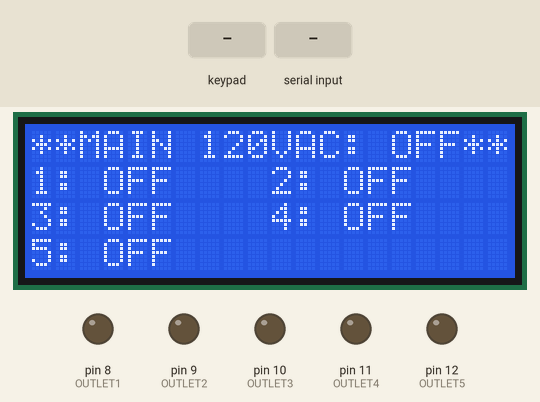
Recording of a sketch running on a simulated Arduino Mega 2560, built with avr-gcc and run on an emulated ATmega2560. Shown: 20×4 character LCD, output pins drawn as LEDs (lit = HIGH). The test bench sets the inputs (shaded band). What the sketch prints to the serial monitor is not drawn.

Above: at 1.2 s.
1.3 s: keypad keys 1 3 9 7 2 2 2 2 pressed 0.4 s apart
At 3.4 s:
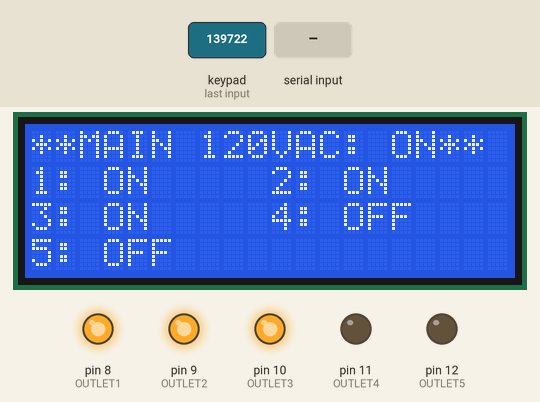
6.0 s: "90,45\n" received over Serial
At 6.8 s:
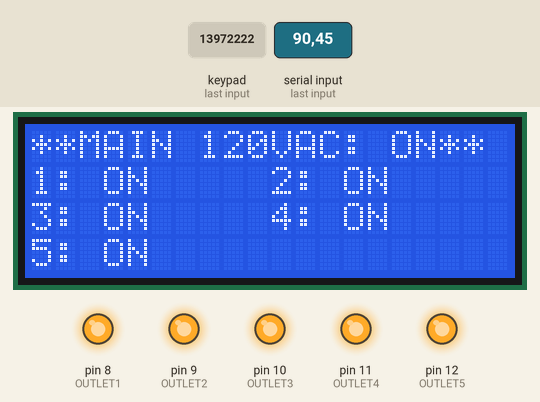
7.5 s: keypad keys 1 3 9 7 2 2 2 2 # pressed 0.4 s apart
At 10.5 s:
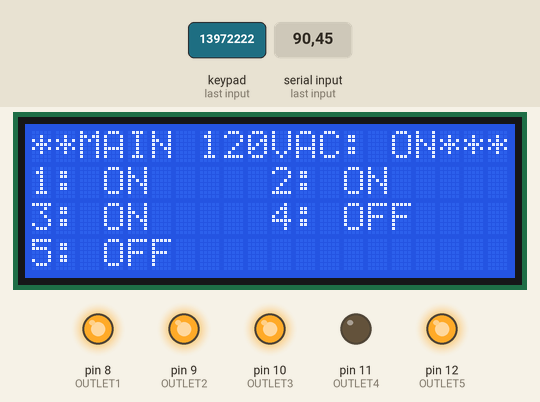
12.6 s: key '8' pressed
At 13.1 s:
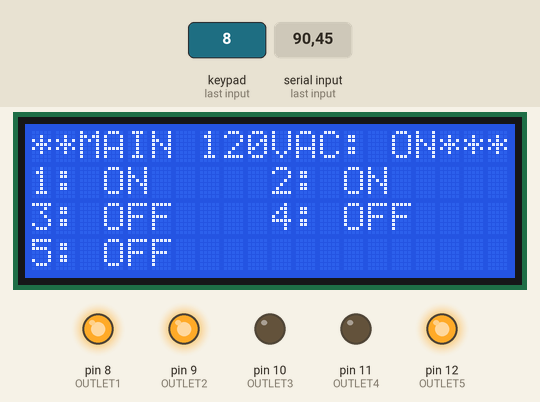
14.1 s: key '4' pressed
At 15.3 s:
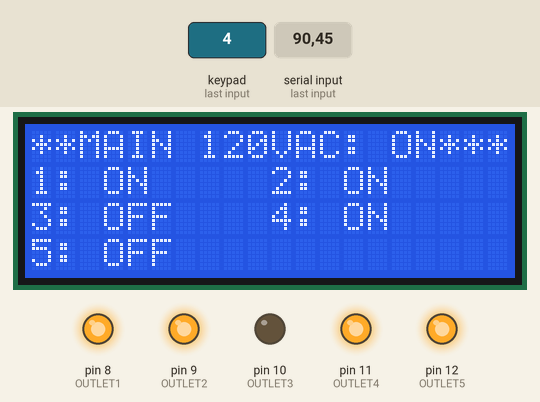
15.6 s: keypad keys 2 8 2 7 2 6 2 5 pressed 0.4 s apart
At 17.0 s:
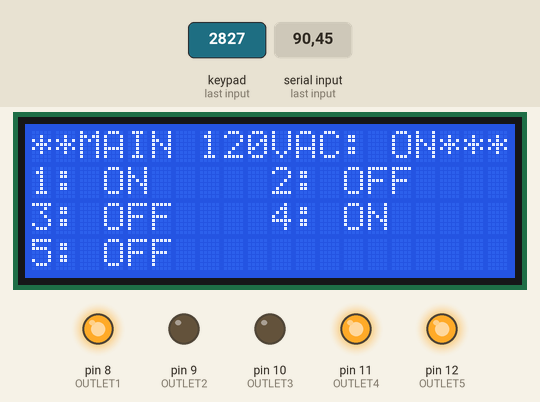
Timing chart, 0 to 19.2 s (numbered marks = the images above; inputs shaded):
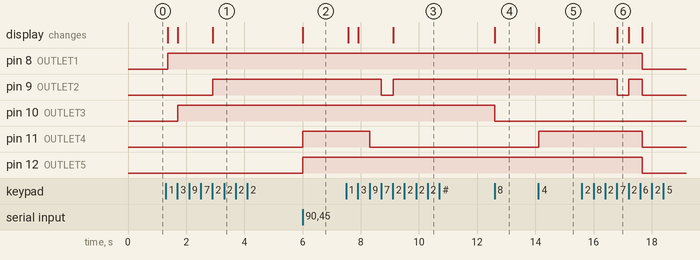

Measured:
- after the input at 1.3 s, pin 8 (OUTLET1): LOW → HIGH after 0.07 s; pin 9 (OUTLET2): LOW → HIGH after 1.6 s; pin 10 (OUTLET3): LOW → HIGH after 0.41 s; the display: first changes after 0.07 s (image 1 shows a later state)
- after the input at 6.0 s, pin 11 (OUTLET4), pin 12 (OUTLET5): LOW → HIGH at once; the display: first changes at once (image 2 shows a later state)
- after the input at 7.5 s, pin 9 (OUTLET2): HIGH → LOW after 1.2 s, → HIGH 0.40 s later; pin 11 (OUTLET4): HIGH → LOW after 0.81 s; the display: first changes after 0.07 s (image 3 shows a later state)
- after the input at 12.6 s, pin 10 (OUTLET3): HIGH → LOW at once; the display: changes at once (image 4)
- after the input at 14.1 s, pin 11 (OUTLET4): LOW → HIGH at once; the display: changes at once (image 5)
- after the input at 15.6 s, pin 8 (OUTLET1), pin 11 (OUTLET4), pin 12 (OUTLET5): HIGH → LOW after 2.1 s; pin 9 (OUTLET2): HIGH → LOW after 1.2 s, → HIGH 0.39 s later, → LOW 0.47 s later; the display: changes after 1.2 s (image 6)

The sketch:

LCD_and_keypad_Communication_4x20.ino
```cpp
#include <LiquidCrystal.h>
#include <Keypad.h>

const byte ROWS = 4; //four rows
const byte COLS = 3; //three columns
char keys[ROWS][COLS] = {
  {'1','2','3'},
  {'4','5','6'},
  {'7','8','9'},
  {'#','0','*'}
};
byte rowPins[ROWS] = {28,27,26,25}; //connect to the row pinouts of the keypad
byte colPins[COLS] = {24,23,22}; //connect to the column pinouts of the keypad

Keypad keypad = Keypad( makeKeymap(keys), rowPins, colPins, ROWS, COLS );


// digital pins for LCD display
LiquidCrystal lcd(2,3,4,5,6,7);

// digital pin outputs to switch relays
int OUTLET1 =8;
int OUTLET2 = 9;
int OUTLET3 = 10;
int OUTLET4 = 11;
int OUTLET5 =12;
int incomingByte;


void setup()
{

  // set pins to OUTPUTS for relay switching 5VDC
  pinMode(OUTLET1, OUTPUT);
  pinMode(OUTLET2, OUTPUT);
  pinMode(OUTLET3, OUTPUT);
  pinMode(OUTLET4, OUTPUT);
  pinMode(OUTLET5, OUTPUT);


  // When Starts read out 120VAC:  OFF
  lcd.begin(20,4);
  lcd.print("**MAIN 120VAC: OFF**");
  lcd.setCursor(0,1);
    lcd.print("1: OFF");
    lcd.setCursor(10,1);
    lcd.print("2: OFF");
    lcd.setCursor(0,2);
    lcd.print("3: OFF");
    lcd.setCursor(10,2);
    lcd.print("4: OFF");
    lcd.setCursor(0,3);
    lcd.print("5: OFF");

    Serial.begin(9600);
}

void loop()
{
    // read the input from keypad
    char key = keypad.getKey() - '0';
    int val = Serial.read() - '0';
    if (key == 1)
    {
     lcd.begin(20,4);
    lcd.print("**MAIN 120VAC: ON***");
    Serial.print("**MAIN 120VAC: ON***");
    lcd.setCursor(0,1);
    lcd.print("1: ON ");
    Serial.print("1: ON ");
    lcd.setCursor(10,1);
    lcd.print("2: OFF");
    lcd.setCursor(0,2);
    lcd.print("3: OFF");
    lcd.setCursor(10,2);
    lcd.print("4: OFF");
    lcd.setCursor(0,3);
    lcd.print("5: OFF");
    digitalWrite(OUTLET1, HIGH);
  }
    else if (key ==6)
  {
    lcd.begin(20,4);
    lcd.print("**MAIN 120VAC: OFF**");

    Serial.print("**MAIN 120VAC: OFF**");
    lcd.setCursor(0,1);
    lcd.print("1: OFF");
    Serial.print("1: OFF");
    lcd.setCursor(10,1);
    lcd.print("2: OFF");
    lcd.setCursor(0,2);
    lcd.print("3: OFF");
    lcd.setCursor(10,2);
    lcd.print("4: OFF");
    lcd.setCursor(0,3);
    lcd.print("5: OFF");
    digitalWrite(OUTLET1, LOW);
    digitalWrite(OUTLET2,LOW);
    digitalWrite(OUTLET3, LOW);
    digitalWrite(OUTLET4, LOW);
    digitalWrite(OUTLET5, LOW);
  }
     if (key==2)
  {
   // Start LCD at verry top
    lcd.setCursor(10,1);
    //Print Fan: ON
    lcd.print("2: ON ");
    // Also print to Serial Monitor
    Serial.print("2: ON ");
    // Swtich relay on
    digitalWrite(OUTLET2, HIGH);
  }
    else if (key ==7)
  {
    lcd.setCursor(10,1);
    //Turn Fan: OFF
    lcd.print("2: OFF");
    Serial.print("2: OFF");
    digitalWrite(OUTLET2, LOW);
  }
     if (key==3)
  {
   // Start LCD at verry top
    lcd.setCursor(0,2);
    //Print Soldering: ON
    lcd.print("3: ON ");
    // Also print to Serial Monitor
    Serial.print("3: ON ");
    // Swtich relay on
    digitalWrite(OUTLET3, HIGH);
  }
    else if (key ==8)
  {
    lcd.setCursor(0,2);
    //Turn Soldering: OFF
    lcd.print("3: OFF");
    Serial.print("3: OFF");
    digitalWrite(OUTLET3, LOW);
}
 if (key ==4)
  {
   // Start LCD at verry top
    lcd.setCursor(10,2);
    //Print Lamp: ON
    lcd.print("4: ON ");
    // Also print to Serial Monitor
    Serial.print("4: ON ");
    // Swtich relay on
    digitalWrite(OUTLET4, HIGH);
  }
    else if (key ==9)
  {
    lcd.setCursor(10,2);
    //Turn Lamp: OFF
    lcd.print("4: OFF");
    Serial.print("4: OFF");
    digitalWrite(OUTLET4, LOW);
  }
  if (key==5)
  {
   // Start LCD at verry top
    lcd.setCursor(0,3);
    //Print PowerSupply:On
    lcd.print("5: ON ");
    // Also print to Serial Monitor
    Serial.print("5: ON ");
    // Swtich relay on
    digitalWrite(OUTLET5, HIGH);
  }

    else if (key ==0)
  {
    lcd.setCursor(0,3);
    lcd.print("5: OFF");
    Serial.print("5: OFF");
    digitalWrite(OUTLET5, LOW);
}
if (val == 1)
    {
     lcd.begin(20,4);
    lcd.print("**MAIN 120VAC: ON***");
    Serial.print("**MAIN 120VAC: ON***");
    lcd.setCursor(0,1);
    lcd.print("1: ON ");
    Serial.print("1: ON ");
    lcd.setCursor(10,1);
    lcd.print("2: OFF");
    lcd.setCursor(0,2);
    lcd.print("3: OFF");
    lcd.setCursor(10,2);
    lcd.print("4: OFF");
    lcd.setCursor(0,3);
    lcd.print("5: OFF");
    digitalWrite(OUTLET1, HIGH);
  }
    else if (val ==6)
  {
    lcd.begin(20,4);
    lcd.print("**MAIN 120VAC: OFF**");
    Serial.print("**MAIN 120VAC: OFF**");
    lcd.setCursor(0,1);
    lcd.print("1: OFF");
    Serial.print("1: OFF");
    lcd.setCursor(10,1);
    lcd.print("2: OFF");
    lcd.setCursor(0,2);
    lcd.print("3: OFF");
    lcd.setCursor(10,2);
    lcd.print("4: OFF");
    lcd.setCursor(0,3);
    lcd.print("5: OFF");
    digitalWrite(OUTLET1, LOW);
    digitalWrite(OUTLET2,LOW);
    digitalWrite(OUTLET3, LOW);
    digitalWrite(OUTLET4, LOW);
    digitalWrite(OUTLET5, LOW);
  }
     if (val==2)
  {
   // Start LCD at verry top
    lcd.setCursor(10,1);
    //Print Fan: ON
    lcd.print("2: ON ");
    // Also print to Serial Monitor
    Serial.print("2: ON ");
    // Swtich relay on
    digitalWrite(OUTLET2, HIGH);
  }
    else if (val ==7)
  {
    lcd.setCursor(10,1);
    //Turn Fan: OFF
    lcd.print("2: OFF");
    Serial.print("2: OFF");
    digitalWrite(OUTLET2, LOW);
  }
     if (val==3)
  {
   // Start LCD at verry top
    lcd.setCursor(0,2);
    //Print Soldering: ON
    lcd.print("3: ON ");
    // Also print to Serial Monitor
    Serial.print("3: ON ");
    // Swtich relay on
    digitalWrite(OUTLET3, HIGH);
  }
    else if (val ==8)
  {
    lcd.setCursor(0,2);
    //Turn Soldering: OFF
    lcd.print("3: OFF");
    Serial.print("3: OFF");
    digitalWrite(OUTLET3, LOW);
}
 if (val ==4)
  {
   // Start LCD at verry top
    lcd.setCursor(10,2);
    //Print Lamp: ON
    lcd.print("4: ON ");
    // Also print to Serial Monitor
    Serial.print("4: ON ");
    // Swtich relay on
    digitalWrite(OUTLET4, HIGH);
  }
    else if (val ==9)
  {
    lcd.setCursor(10,2);
    //Turn Lamp: OFF
    lcd.print("4: OFF");
    Serial.print("4: OFF");
    digitalWrite(OUTLET4, LOW);
  }
  if (val==5)
  {
   // Start LCD at verry top
    lcd.setCursor(0,3);
    //Print PowerSupply:On
    lcd.print("5: ON ");
    // Also print to Serial Monitor
    Serial.print("5: ON ");
    // Swtich relay on
    digitalWrite(OUTLET5, HIGH);
  }

    else if (val ==0)
  {
    lcd.setCursor(0,3);
    lcd.print("5: OFF");
    Serial.print("5: OFF");
    digitalWrite(OUTLET5, LOW);
  }

while (digitalRead(OUTLET1) == LOW) {
    poweroff();

}
}


  void poweroff () {
    char key = keypad.getKey() - '0';
    int val = Serial.read() - '0';
    digitalWrite(OUTLET1, LOW);
    digitalWrite(OUTLET2, LOW);
    digitalWrite(OUTLET3, LOW);
    digitalWrite(OUTLET4, LOW);
    digitalWrite(OUTLET5, LOW);
    if (key == 1)
    {
      lcd.begin(20,4);
    lcd.print("**MAIN 120VAC: ON**");
    Serial.print("**MAIN 120VAC: ON**");
    lcd.setCursor(0,1);
    lcd.print("1: ON ");
    lcd.setCursor(10,1);
    lcd.print("2: OFF");
    lcd.setCursor(0,2);
    lcd.print("3: OFF");
    lcd.setCursor(10,2);
    lcd.print("4: OFF");
    lcd.setCursor(0,3);
    lcd.print("5: OFF");
    digitalWrite(OUTLET1, HIGH);
  }
  if (val == 1)
    {
      lcd.begin(20,4);
    lcd.print("**MAIN 120VAC: ON**");
    Serial.print("**MAIN 120VAC: ON**");
    lcd.setCursor(0,1);
    lcd.print("1: ON ");
    lcd.setCursor(10,1);
    lcd.print("2: OFF");
    lcd.setCursor(0,2);
    lcd.print("3: OFF");
    lcd.setCursor(10,2);
    lcd.print("4: OFF");
    lcd.setCursor(0,3);
    lcd.print("5: OFF");
    digitalWrite(OUTLET1, HIGH);
  }
  }
```
